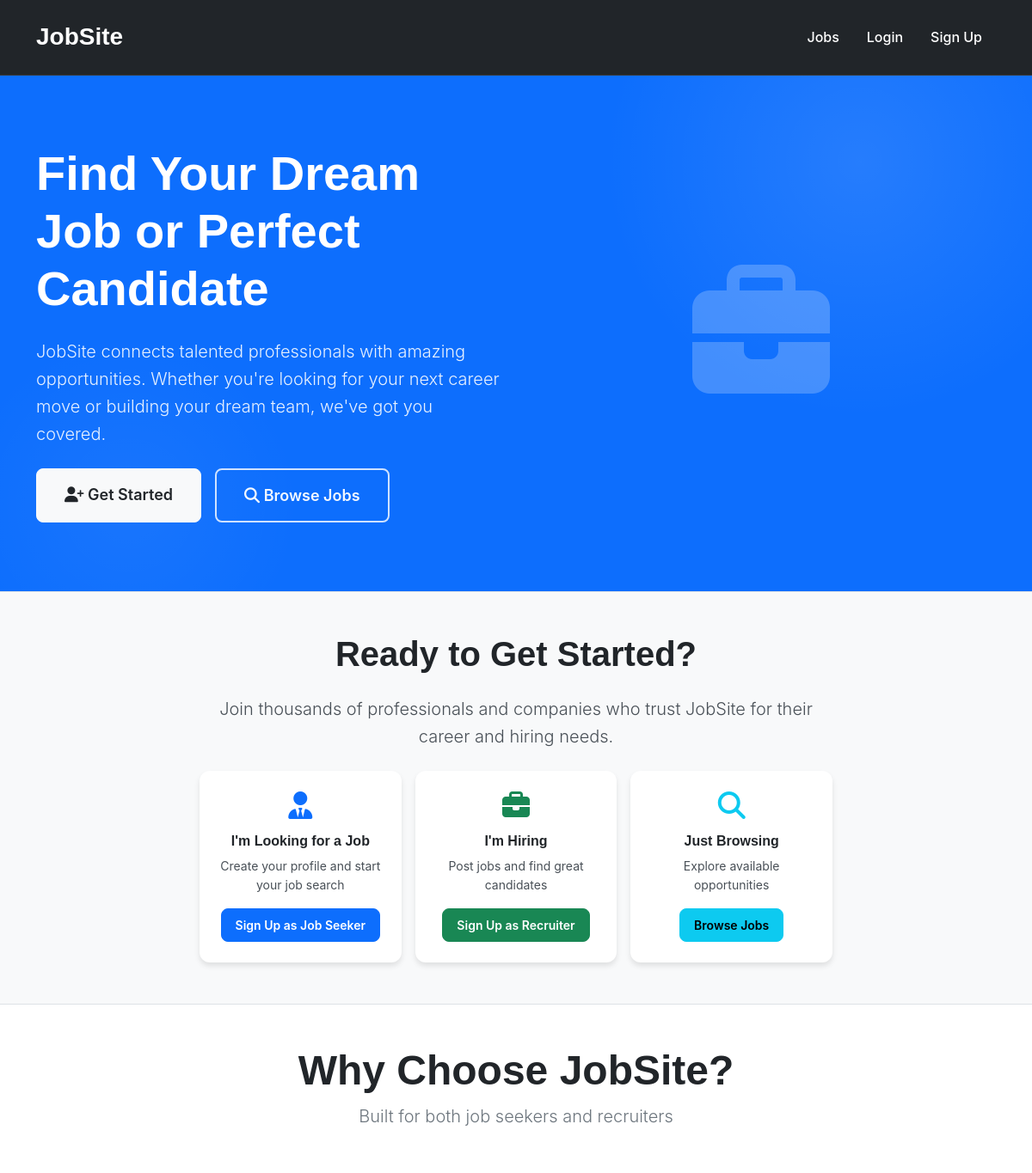
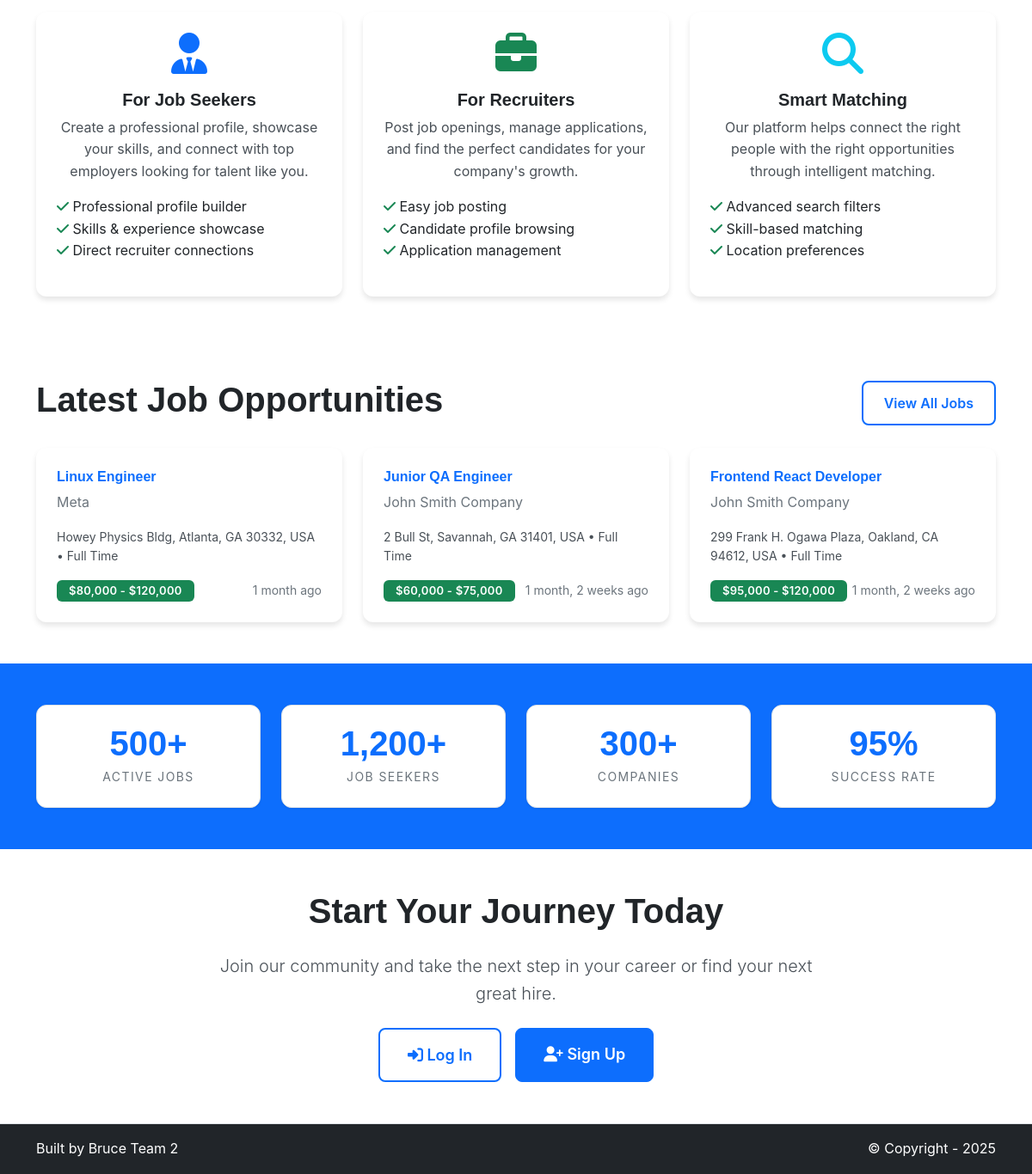
The page / on the database its author committed (2 pictures, top to bottom).
### jobs/models.py (models this page shows, shortened)
class Job(models.Model):
    JOB_TYPES = [
        ('full-time', 'Full Time'),
        ('part-time', 'Part Time'),
        ('contract', 'Contract'),
        ('internship', 'Internship'),
        ('freelance', 'Freelance'),
    ]
    EXPERIENCE_LEVELS = [
        ('entry', 'Entry Level'),
        ('mid', 'Mid Level'),
        ('senior', 'Senior Level'),
        ('executive', 'Executive'),
    ]
    WORK_TYPES = [
        ('remote', 'Remote'),
        ('onsite', 'On-site'),
        ('hybrid', 'Hybrid'),
    ]
    title = models.CharField(max_length=200)
    company = models.CharField(max_length=200)
    location = models.CharField(max_length=200)
    latitude = models.DecimalField(max_digits=10, decimal_places=8, null=True, blank=True,
                                 help_text="Latitude coordinate for map display")
    longitude = models.DecimalField(max_digits=11, decimal_places=8, null=True, blank=True,
                                  help_text="Longitude coordinate for map display")
    job_type = models.CharField(max_length=20, choices=JOB_TYPES, default='full-time')
    experience_level = models.CharField(max_length=20, choices=EXPERIENCE_LEVELS, default='entry')
    work_type = models.CharField(max_length=20, choices=WORK_TYPES, default='onsite')
    skills = models.TextField(blank=True, help_text="Comma-separated list of required skills")
    salary_min = models.DecimalField(max_digits=10, decimal_places=2, null=True, blank=True)
    salary_max = models.DecimalField(max_digits=10, decimal_places=2, null=True, blank=True)
    visa_sponsorship = models.BooleanField(default=False, help_text="Does this position offer visa sponsorship?")
    description = models.TextField()
    requirements = models.TextField()
    benefits = models.TextField(blank=True)
    posted_by = models.ForeignKey(User, on_delete=models.CASCADE, related_name='posted_jobs')
    created_at = models.DateTimeField(default=timezone.now)
    updated_at = models.DateTimeField(auto_now=True)
    is_active = models.BooleanField(default=True)
    application_deadline = models.DateField(null=True, blank=True)
    class Meta:
        ordering = ['-created_at']
    @property
    def salary_range(self):
        if self.salary_min and self.salary_max:
            return f"${self.salary_min:,.0f} - ${self.salary_max:,.0f}"
        elif self.salary_min:
            return f"${self.salary_min:,.0f}+"
        elif self.salary_max:
            return f"Up to ${self.salary_max:,.0f}"
        else:
            return "Salary not specified"

### home/views.py (the view)
# urls.py: path('', views.index, name='home.index'),
def index(request):
    if request.user.is_authenticated:
        return redirect('home.dashboard')
    try:
        recent_jobs = Job.objects.filter(is_active=True).order_by('-created_at')[:3]
    except:
        recent_jobs = []
    template_data = {
        'title': 'JobSite - Find Your Dream Job or Perfect Candidate',
        'recent_jobs': recent_jobs,
    }
    return render(request, 'home/index.html', {'template_data': template_data})

### home/templates/home/index.html (shortened to what this page needs)
{% extends 'base.html' %}
{% block content %}
<div class="hero-section bg-primary text-white py-5">
  <div class="container">
    <div class="row align-items-center">
      <div class="col-lg-6">
        <h1 class="display-4 fw-bold mb-4">Find Your Dream Job or Perfect Candidate</h1>
        <p class="lead mb-4">JobSite connects talented professionals with amazing opportunities. Whether you're looking for your next career move or building your dream team, we've got you covered.</p>
        <div class="d-flex gap-3">
          <a href="#get-started" class="btn btn-light btn-lg" onclick="document.getElementById('get-started').scrollIntoView({behavior: 'smooth'}); return false;">
            <i class="fas fa-user-plus"></i> Get Started
          </a>
          <a href="{% url 'jobs.list' %}" class="btn btn-outline-light btn-lg">
            <i class="fas fa-search"></i> Browse Jobs
          </a>
        </div>
      </div>
      <div class="col-lg-6 text-center">
        <i class="fas fa-briefcase fa-10x opacity-75"></i>
      </div>
    </div>
  </div>
</div>
<div id="get-started" class="bg-light py-5">
  <div class="container">
    <div class="row">
      <div class="col-lg-8 mx-auto text-center">
        <h2 class="display-6 fw-bold mb-4">Ready to Get Started?</h2>
        <p class="lead mb-4">Join thousands of professionals and companies who trust JobSite for their career and hiring needs.</p>
        <div class="row g-3 justify-content-center">
          <div class="col-md-4">
            <div class="card border-0 shadow-sm h-100">
              <div class="card-body text-center p-4">
                <i class="fas fa-user-tie fa-2x text-primary mb-3"></i>
                <h6 class="card-title">I'm Looking for a Job</h6>
                <p class="card-text small">Create your profile and start your job search</p>
                <a href="{% url 'accounts.job_seeker_signup' %}" class="btn btn-primary btn-sm">Sign Up as Job Seeker</a>
              </div>
            </div>
          </div>
          <div class="col-md-4">
            <div class="card border-0 shadow-sm h-100">
              <div class="card-body text-center p-4">
                <i class="fas fa-briefcase fa-2x text-success mb-3"></i>
                <h6 class="card-title">I'm Hiring</h6>
                <p class="card-text small">Post jobs and find great candidates</p>
                <a href="{% url 'accounts.recruiter_signup' %}" class="btn btn-success btn-sm">Sign Up as Recruiter</a>
              </div>
            </div>
          </div>
          <div class="col-md-4">
            <div class="card border-0 shadow-sm h-100">
              <div class="card-body text-center p-4">
                <i class="fas fa-search fa-2x text-info mb-3"></i>
                <h6 class="card-title">Just Browsing</h6>
                <p class="card-text small">Explore available opportunities</p>
                <a href="{% url 'jobs.list' %}" class="btn btn-info btn-sm">Browse Jobs</a>
              </div>
            </div>
          </div>
        </div>
      </div>
    </div>
  </div>
</div>
<div class="py-5">
  <div class="container">
    <div class="row text-center mb-5">
      <div class="col-12">
        <h2 class="display-5 fw-bold">Why Choose JobSite?</h2>
        <p class="lead text-muted">Built for both job seekers and recruiters</p>
      </div>
    </div>
    <div class="row g-4">
      <div class="col-md-4">
        <div class="card h-100 border-0 shadow-sm">
          <div class="card-body text-center p-4">
            <div class="mb-3">
              <i class="fas fa-user-tie fa-3x text-primary"></i>
            </div>
            <h5 class="card-title">For Job Seekers</h5>
            <p class="card-text">Create a professional profile, showcase your skills, and connect with top employers looking for talent like you.</p>
            <ul class="list-unstyled text-start">
              <li><i class="fas fa-check text-success"></i> Professional profile builder</li>
              <li><i class="fas fa-check text-success"></i> Skills & experience showcase</li>
              <li><i class="fas fa-check text-success"></i> Direct recruiter connections</li>
            </ul>
          </div>
        </div>
      </div>
      <div class="col-md-4">
        <div class="card h-100 border-0 shadow-sm">
          <div class="card-body text-center p-4">
            <div class="mb-3">
              <i class="fas fa-briefcase fa-3x text-success"></i>
            </div>
            <h5 class="card-title">For Recruiters</h5>
            <p class="card-text">Post job openings, manage applications, and find the perfect candidates for your company's growth.</p>
            <ul class="list-unstyled text-start">
              <li><i class="fas fa-check text-success"></i> Easy job posting</li>
              <li><i class="fas fa-check text-success"></i> Candidate profile browsing</li>
              <li><i class="fas fa-check text-success"></i> Application management</li>
            </ul>
          </div>
        </div>
      </div>
      <div class="col-md-4">
        <div class="card h-100 border-0 shadow-sm">
          <div class="card-body text-center p-4">
            <div class="mb-3">
              <i class="fas fa-search fa-3x text-info"></i>
            </div>
            <h5 class="card-title">Smart Matching</h5>
            <p class="card-text">Our platform helps connect the right people with the right opportunities through intelligent matching.</p>
            <ul class="list-unstyled text-start">
              <li><i class="fas fa-check text-success"></i> Advanced search filters</li>
              <li><i class="fas fa-check text-success"></i> Skill-based matching</li>
              <li><i class="fas fa-check text-success"></i> Location preferences</li>
            </ul>
          </div>
        </div>
      </div>
    </div>
  </div>
</div>
<div class="py-5">
  <div class="container">
    <div class="row">
      <div class="col-12">
        <div class="d-flex justify-content-between align-items-center mb-4">
          <h2 class="display-6 fw-bold">Latest Job Opportunities</h2>
          <a href="{% url 'jobs.list' %}" class="btn btn-outline-primary">View All Jobs</a>
        </div>
        <div class="row g-4">
          {% if template_data.recent_jobs %}
            {% for job in template_data.recent_jobs %}
            <div class="col-md-6 col-lg-4">
              <div class="card h-100 border-0 shadow-sm">
                <div class="card-body">
                  <h6 class="card-title text-primary">
                    <a href="{% url 'jobs.detail' job.id %}" class="text-decoration-none">{{ job.title }}</a>
                  </h6>
                  <p class="card-text text-muted">{{ job.company }}</p>
                  <p class="card-text small">{{ job.location }} • {{ job.get_job_type_display }}</p>
                  <div class="d-flex justify-content-between align-items-center">
                    <span class="badge bg-success">{{ job.salary_range }}</span>
                    <small class="text-muted">{{ job.created_at|timesince }} ago</small>
                  </div>
                </div>
              </div>
            </div>
            {% endfor %}
          {% endif %}
        </div>
      </div>
    </div>
  </div>
</div>
<div class="bg-primary text-white py-5">
  <div class="container">
    <div class="row text-center g-4">
      <div class="col-md-3">
        <div class="stat-card">
          <div class="stat-number gradient-text">500+</div>
          <div class="stat-label">Active Jobs</div>
        </div>
      </div>
      <div class="col-md-3">
        <div class="stat-card">
          <div class="stat-number gradient-text">1,200+</div>
          <div class="stat-label">Job Seekers</div>
        </div>
      </div>
      <div class="col-md-3">
        <div class="stat-card">
          <div class="stat-number gradient-text">300+</div>
          <div class="stat-label">Companies</div>
        </div>
      </div>
      <div class="col-md-3">
        <div class="stat-card">
          <div class="stat-number gradient-text">95%</div>
          <div class="stat-label">Success Rate</div>
        </div>
      </div>
    </div>
  </div>
</div>
<div class="py-5">
  <div class="container">
    <div class="row">
      <div class="col-lg-8 mx-auto text-center">
        <h2 class="display-6 fw-bold mb-4">Start Your Journey Today</h2>
        <p class="lead mb-4">Join our community and take the next step in your career or find your next great hire.</p>
        <div class="d-flex gap-3 justify-content-center">
          {% if not user.is_authenticated %}
          <a href="{% url 'accounts.login' %}" class="btn btn-outline-primary btn-lg">
            <i class="fas fa-sign-in-alt"></i> Log In
          </a>
          <a href="{% url 'accounts.signup' %}" class="btn btn-primary btn-lg">
            <i class="fas fa-user-plus"></i> Sign Up
          </a>
          {% endif %}
        </div>
      </div>
    </div>
  </div>
</div>
{% endblock content %}

### rows shown on the page
Job: title "Linux Engineer", company "Meta", location "Howey Physics Bldg, Atlanta, GA 30332, USA", job_type "Full Time", salary_range "$80,000 - $120,000", created_at "1 month"
Job: title "Junior QA Engineer", company "John Smith Company", location "2 Bull St, Savannah, GA 31401, USA", job_type "Full Time", salary_range "$60,000 - $75,000", created_at "1 month, 2 weeks"
Job: title "Frontend React Developer", company "John Smith Company", location "299 Frank H. Ogawa Plaza, Oakland, CA 94612, USA", job_type "Full Time", salary_range "$95,000 - $120,000", created_at "1 month, 2 weeks"
